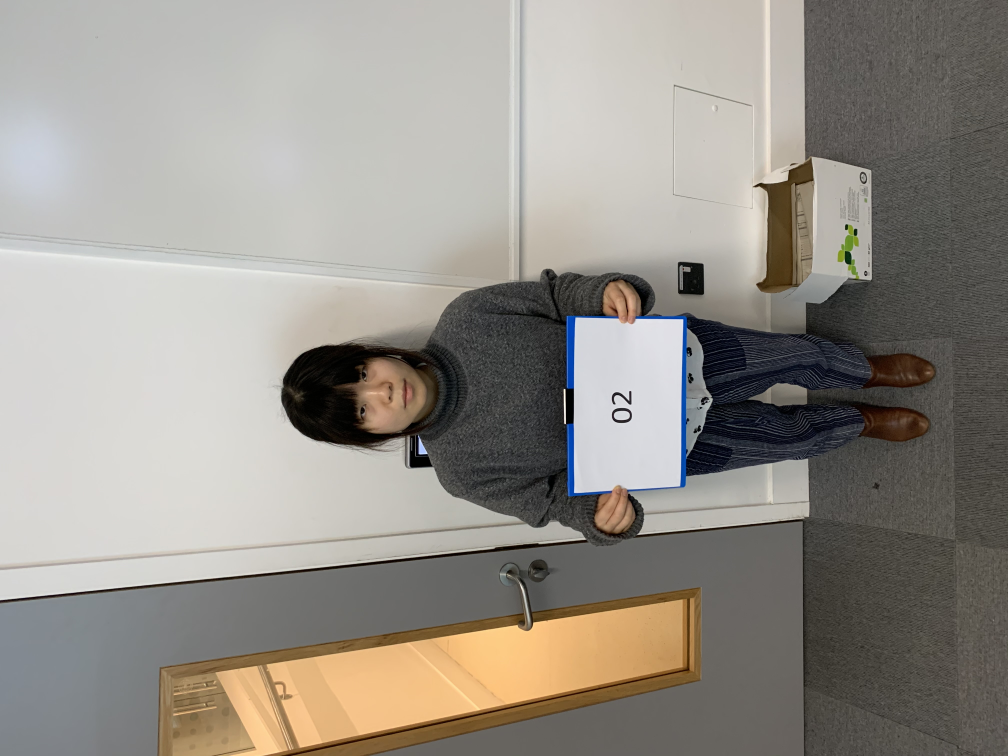
%> input picture INM460-ComputerVision/coursework/IndividualImages1/IMG_2597.JPG, 4032 x 3024 px (shown at 1/4 size)
$ octave getdigits2.m   (GNU Octave 9; MATLAB toolbox functions it lacks are replaced by stand-ins)
%> lines starting %> are read from the running program, lines starting %| are printed output that depends on the picture; in (x1, y1, x2, y2) boxes, pixels count from 0 and x2, y2 are one past the last pixel; in counts of white or black regions, pixels touching at a corner belong together; the program's own positions count from 1
### INM460-ComputerVision/coursework/scratch_code/setupright.m
function IM = setupright(imgpath)
    % Code from: https://uk.mathworks.com/matlabcentral/answers/260607-how-to-load-a-jpg-properly
    %
    % Set an image upright based on "Orientation" metadata.
    %
    % Return image, rotated if original is not upright.
    %
    % Example:
    % imgpath = strcat(pwd,'\','Student.JPG');
    % IM = setupright(imgpath);
    %
    % ================ Start code ================
    IM = imread(imgpath);
    info = imfinfo(imgpath);
    if isfield(info,'Orientation')
       orient = info(1).Orientation;
       switch orient
         case 1
            %normal, leave the data alone
         case 2
            IM = IM(:,end:-1:1,:);         %right to left
         case 3
            IM = IM(end:-1:1,end:-1:1,:);  %180 degree rotation
         case 4
            IM = IM(end:-1:1,:,:);         %bottom to top
         case 5
            IM = permute(IM, [2 1 3]);     %counterclockwise and upside down
         case 6
            IM = rot90(IM,3);              %undo 90 degree by rotating 270
         case 7
            IM = rot90(IM(end:-1:1,:,:));  %undo counterclockwise and left/right
         case 8
            IM = rot90(IM);                %undo 270 rotation by rotating 90
         otherwise
            warning(sprintf('unknown orientation %g ignored\n', orient));
       end
    end
    % ================ End code ================
end

### INM460-ComputerVision/coursework/scratch_code/getdigits2.m
imgpath = "C:\Users\danielsikar\Documents\GitHub\msc-data-science\INM460-ComputerVision\coursework\images\IndividualImages1\IMG_2597.JPG"
capture = setupright(imgpath);
% Increase image size by 3x
% my_image = imresize(capture, 3);
my_image = capture;
figure
imshow(my_image)
% Localize words
BW = imbinarize(rgb2gray(my_image));
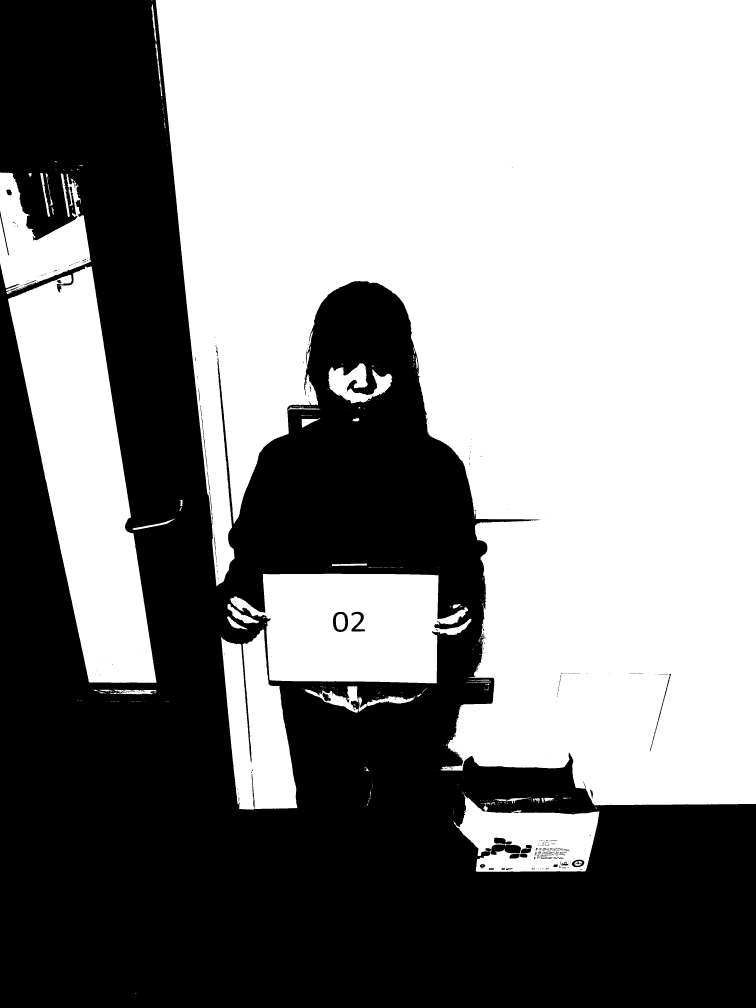
%> BW: size 4032x3024 logical (shown at 1/4 size); 54.4% white; 468 black regions (385 under 20 px), largest, box (x1, y1, x2, y2) and area: (0, 0, 3024, 4032) 5534472, (1963, 3378, 2084, 3419) 3534, (1332, 2448, 1392, 2528) 2036
BW1 = imdilate(BW,strel('disk',6));
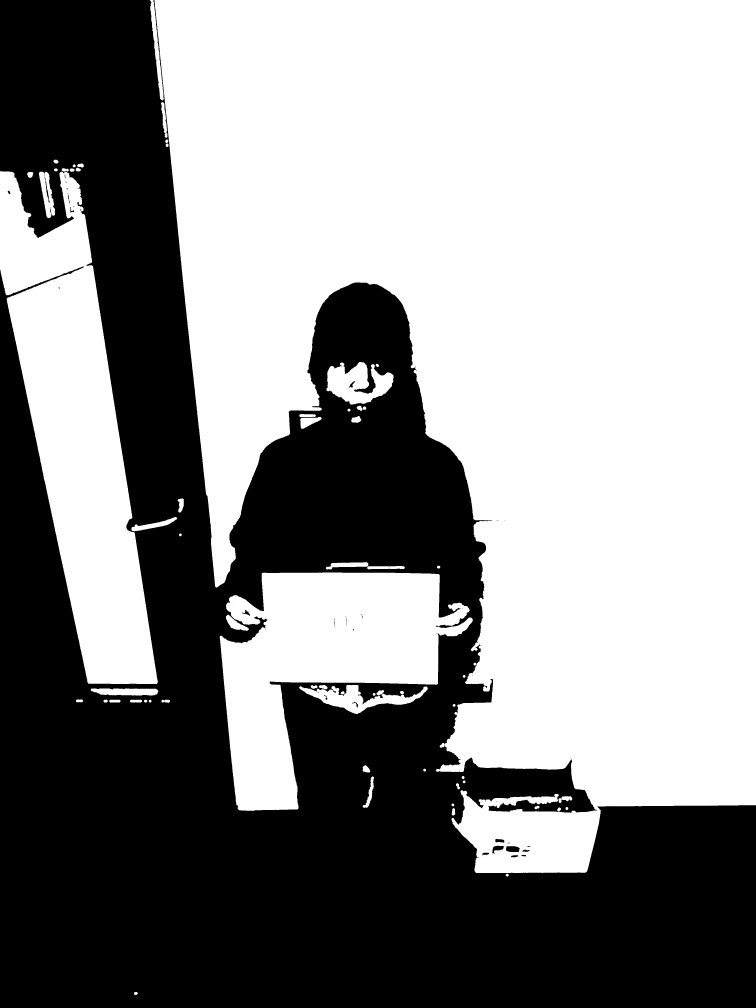
%> BW1: size 4032x3024 logical (shown at 1/4 size); 56.2% white; 44 black regions (23 under 20 px)
s = regionprops(BW1,'BoundingBox');
%> s = 64 regions; largest, box (x1, y1, x2, y2): (618, 0, 3024, 3492), (0, 685, 631, 2736), (879, 2290, 1891, 3243), (1197, 2740, 1711, 2856), (1306, 1448, 1574, 1618)
bboxes = vertcat(s(:).BoundingBox);
%> bboxes = 64 rows, first 8: [0.5 685.5 631 2051; 109.5 688.5 24 23; 156.5 687.5 64 185; 214.5 639.5 20 15; 216.5 674.5 15 11; 247.5 673.5 28 13; 279.5 674.5 19 13; 291.5 658.5 12 11]
% Sort boxes by image height
[~,ord] = sort(bboxes(:,2));
%> ord = 64 values, max 64 at index 60, min 1 at index 13, mean 32.5
bboxes = bboxes(ord,:);
%> bboxes = 64 rows, first 8: [600.5 0.5 55 401; 618.5 0.5 2406 3492; 644.5 409.5 26 142; 661.5 558.5 12 14; 663.5 574.5 11 14; 214.5 639.5 20 15; 309.5 654.5 26 16; 291.5 658.5 12 11]
% Pre-process image to make letters thicker
BW = imdilate(BW,strel('disk',1));
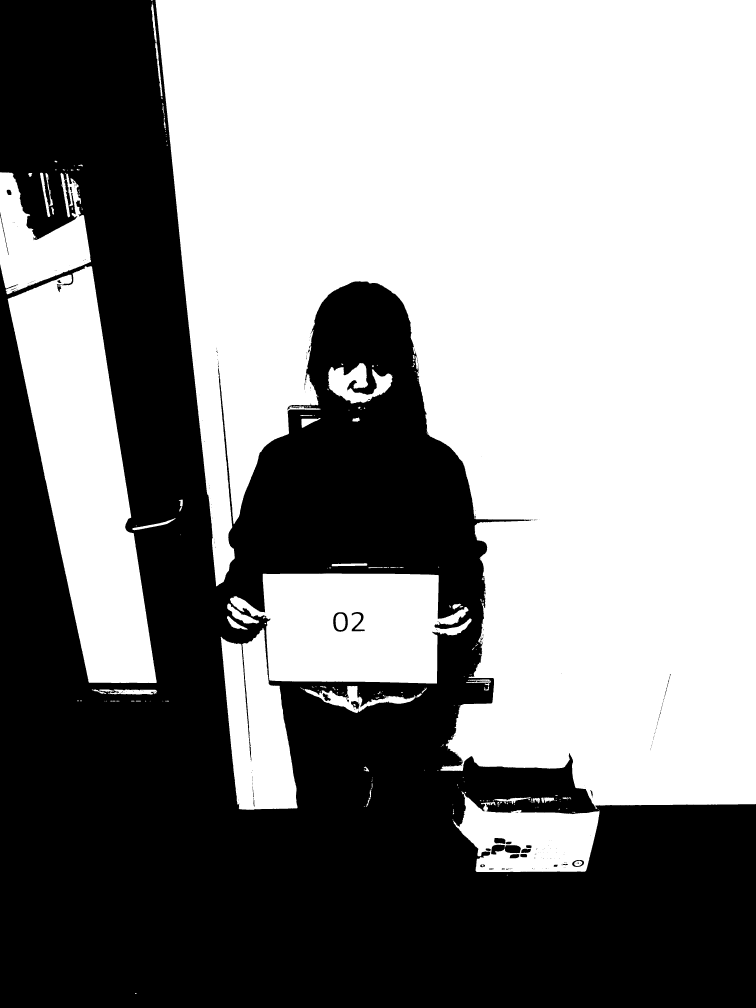
%> BW: size 4032x3024 logical (shown at 1/4 size); 54.8% white; 252 black regions (216 under 20 px), largest, box (x1, y1, x2, y2) and area: (0, 0, 3024, 4032) 5494249, (1964, 3379, 2083, 3418) 3209, (1333, 2449, 1391, 2527) 1668
% Call OCR and pass in location of words. Also, set TextLayout to 'word'
%> (the run ends here)

$ run again, with INM460-ComputerVision/coursework/IndividualImages1/IMG_2594.JPG copied over INM460-ComputerVision/coursework/IndividualImages1/IMG_2597.JPG
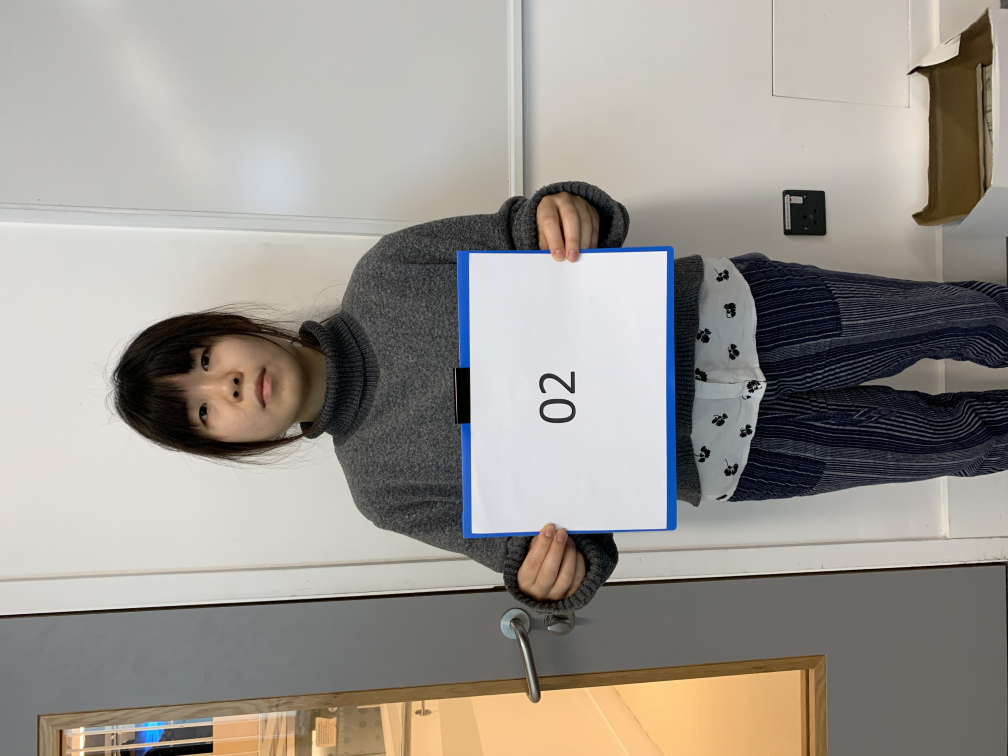
%> input picture INM460-ComputerVision/coursework/IndividualImages1/IMG_2594.JPG, 4032 x 3024 px (shown at 1/4 size)
%> `BW1 = imdilate(BW,strel('disk',6));`:
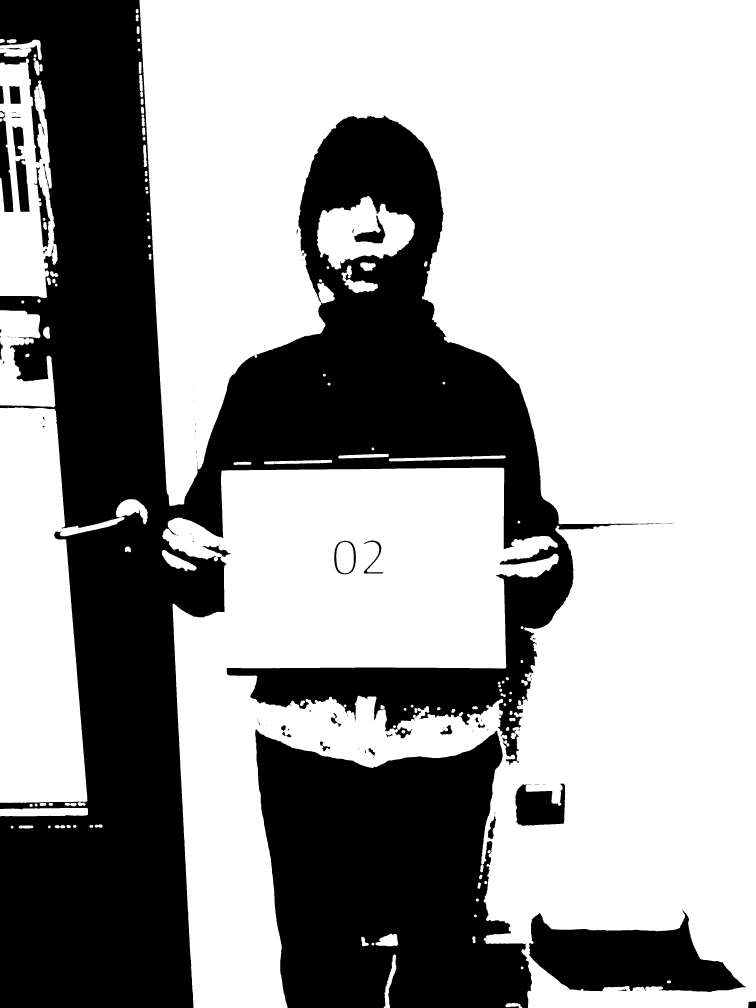
%> BW1: size 4032x3024 logical (shown at 1/4 size); 63.3% white; 102 black regions (58 under 20 px)
%> s = 126 regions; largest, box (x1, y1, x2, y2): (558, 0, 3024, 4032), (0, 1630, 590, 3212), (0, 234, 230, 1192), (1268, 784, 1659, 1078), (0, 1241, 221, 1629)
%> `bboxes = vertcat(s(:).BoundingBox);`: bboxes = 126 rows, first 8: [0.5 156.5 19 16; 0.5 159.5 167 81; 0.5 234.5 230 958; 0.5 449.5 17 19; 0.5 474.5 10 13; 0.5 1241.5 221 388; 0.5 1630.5 590 1582; 0.5 3232.5 352 33]
%> ord = 126 values, max 126 at index 125, min 1 at index 6, mean 63.5
%> `bboxes = bboxes(ord,:);`: bboxes = 126 rows, first 8: [558.5 0.5 2466 4032; 543.5 36.5 11 17; 543.5 58.5 12 27; 547.5 105.5 11 31; 549.5 154.5 11 14; 0.5 156.5 19 16; 27.5 157.5 39 16; 0.5 159.5 167 81]
%> `BW = imdilate(BW,strel('disk',1));`:
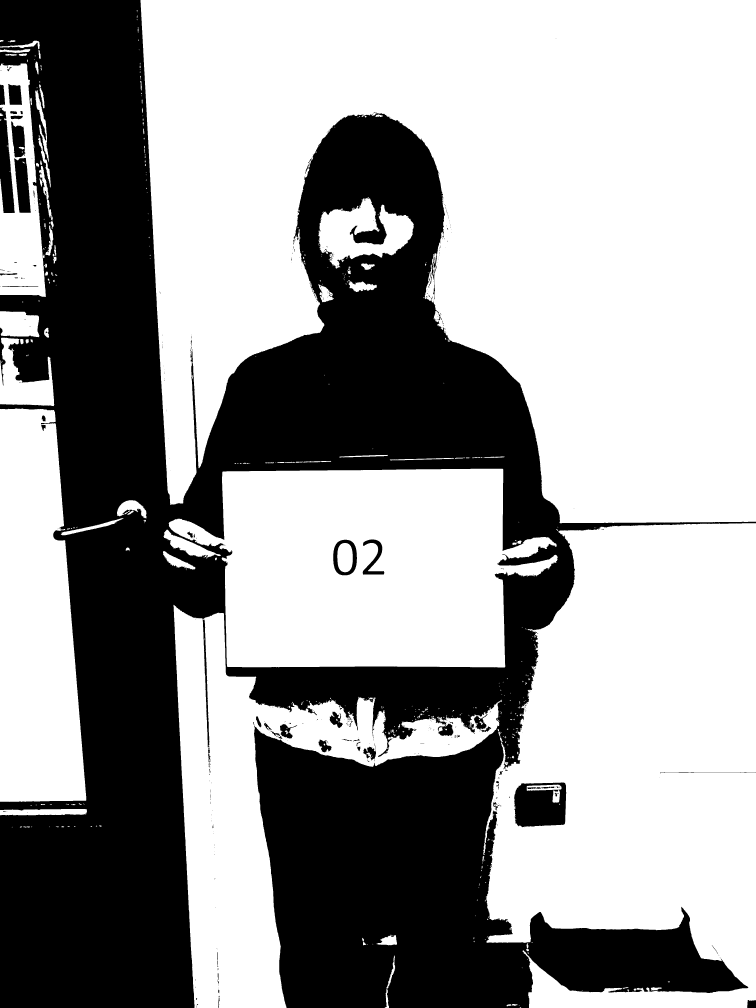
%> BW: size 4032x3024 logical (shown at 1/4 size); 61.1% white; 445 black regions (368 under 20 px), largest, box (x1, y1, x2, y2) and area: (0, 0, 3024, 4032) 4650937, (2056, 3130, 2265, 3309) 30148, (0, 429, 59, 852) 15363

$ run again, with INM460-ComputerVision/coursework/IndividualImages1/IMG_2595.JPG copied over INM460-ComputerVision/coursework/IndividualImages1/IMG_2597.JPG
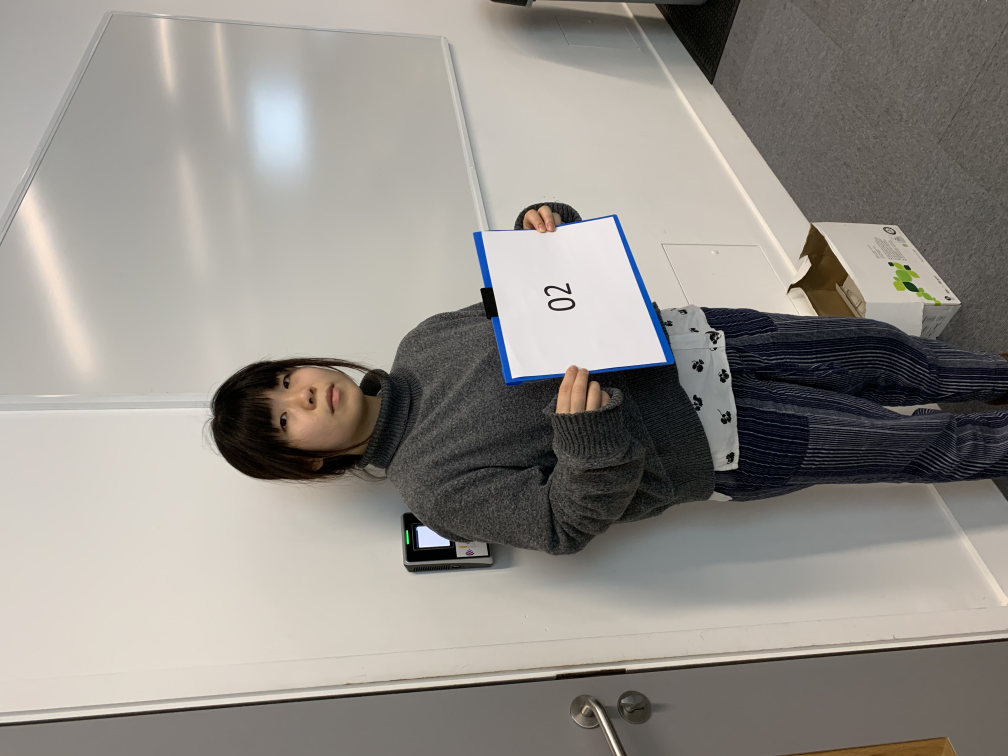
%> input picture INM460-ComputerVision/coursework/IndividualImages1/IMG_2595.JPG, 4032 x 3024 px (shown at 1/4 size)
%> `BW1 = imdilate(BW,strel('disk',6));`:
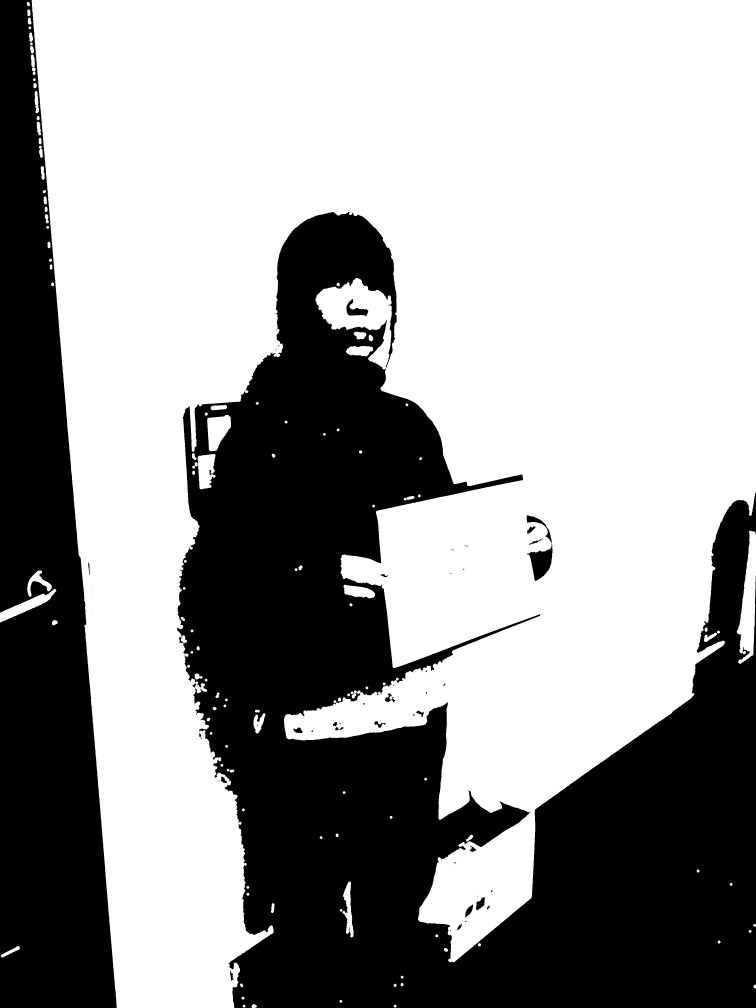
%> BW1: size 4032x3024 logical (shown at 1/4 size); 61.7% white; 55 black regions (23 under 20 px)
%> s = 126 regions; largest, box (x1, y1, x2, y2): (127, 0, 3024, 4032), (2947, 2123, 3024, 2655), (0, 2356, 225, 2490), (829, 1660, 924, 1805), (109, 2282, 207, 2387)
%> `bboxes = vertcat(s(:).BoundingBox);`: bboxes = 126 rows, first 8: [0.5 2356.5 225 134; 3.5 3785.5 76 45; 107.5 8.5 13 17; 109.5 38.5 13 27; 109.5 2282.5 98 105; 111.5 71.5 15 27; 114.5 106.5 11 11; 116.5 130.5 16 37]
%> ord = 126 values, max 126 at index 121, min 1 at index 60, mean 63.5
%> `bboxes = bboxes(ord,:);`: bboxes = 126 rows, first 8: [127.5 0.5 2897 4032; 107.5 8.5 13 17; 109.5 38.5 13 27; 111.5 71.5 15 27; 114.5 106.5 11 11; 116.5 130.5 16 37; 120.5 170.5 11 11; 120.5 184.5 16 30]
%> `BW = imdilate(BW,strel('disk',1));`:
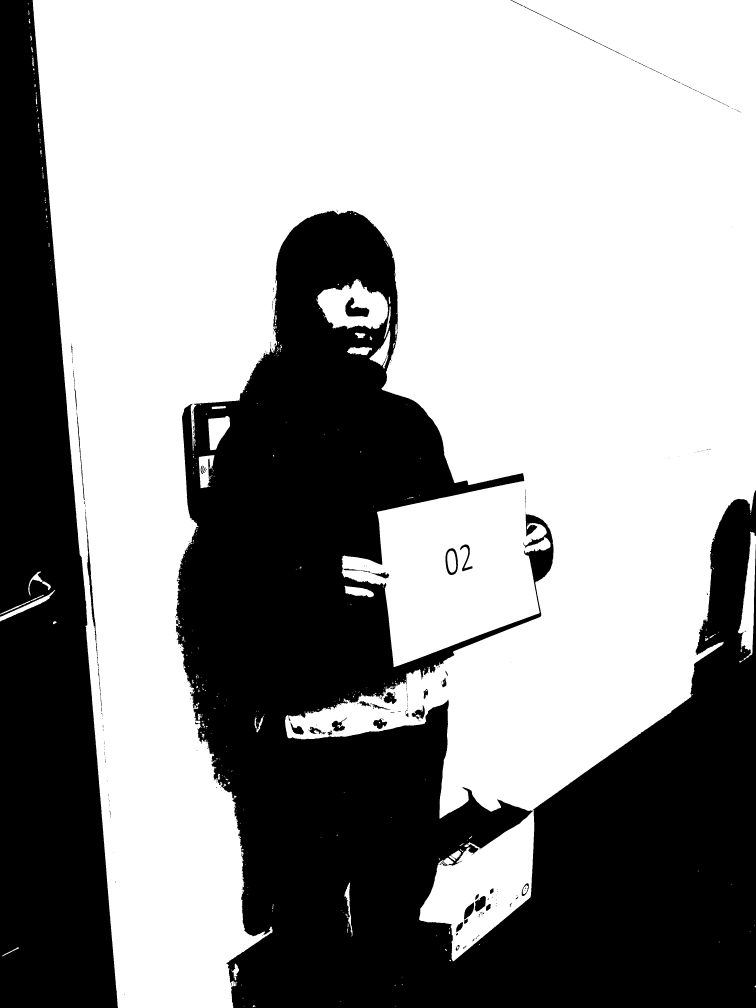
%> BW: size 4032x3024 logical (shown at 1/4 size); 60.2% white; 338 black regions (264 under 20 px), largest, box (x1, y1, x2, y2) and area: (701, 842, 3024, 4032) 3608809, (0, 0, 472, 4032) 1207319, (1381, 1189, 1477, 1268) 3975
